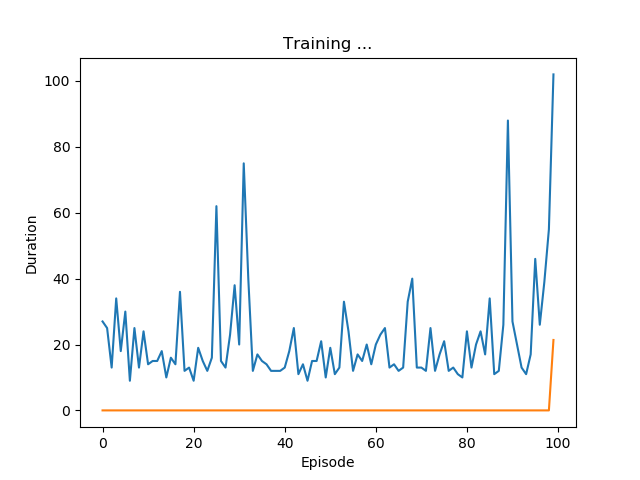

This chart was generated by the following Python code:
import gym
import math
import random
import numpy as np
import matplotlib
import matplotlib.pyplot as plt
from collections import namedtuple
from itertools import count
from PIL import Image

import torch
import torch.nn as nn
import torch.optim as optim
import torch.nn.functional as F
import torchvision.transforms as T


class ReplayMemory(object):
    def __init__(self, capacity):
        self.capacity = capacity
        self.memory = []
        self.position = 0

    def push(self, *args):
        """
        Saves a transition.
        """
        if len(self.memory) < self.capacity:
            self.memory.append(None)
        self.memory[self.position] = Transition(*args)
        self.position = (self.position + 1) % self.capacity

    def sample(self, batch_size):
        return random.sample(self.memory, batch_size)

    def __len__(self):
        return len(self.memory)


class DQN(nn.Module):
    def __init__(self):
        super(DQN, self).__init__()
        self.conv1 = nn.Conv2d(3, 16, kernel_size=5, stride=2)
        self.bn1 = nn.BatchNorm2d(16)
        self.conv2 = nn.Conv2d(16, 32, kernel_size=5, stride=2)
        self.bn2 = nn.BatchNorm2d(32)
        self.conv3 = nn.Conv2d(32, 32, kernel_size=5, stride=2)
        self.bn3 = nn.BatchNorm2d(32)
        self.head = nn.Linear(448, 2)

    def forward(self, x):
        x = F.relu(self.bn1(self.conv1(x)))
        x = F.relu(self.bn2(self.conv2(x)))
        x = F.relu(self.bn3(self.conv3(x)))

        return self.head(x.view(x.size(0), -1))


def get_cart_location():
    world_width = env.x_threshold * 2
    scale = screen_width / world_width

    return int(env.state[0] * scale + screen_width / 2.0)   # middle of cart


def get_screen():
    # transpose into torch order (CHW)
    screen = env.render(mode="rgb_array").transpose((2, 0, 1))
    # Strip off the top and bottom of the screen
    screen = screen[:, 160:320]
    view_width = 320
    cart_location = get_cart_location()

    if cart_location < view_width // 2:
        slice_range = slice(view_width)
    elif cart_location > (screen_width - view_width // 2):
        slice_range = slice(-view_width, None)
    else:
        slice_range = slice(cart_location - view_width // 2,
                            cart_location + view_width // 2)

    # Strip off the edges, so that we have a square image centered on a cart
    screen = screen[:, :, slice_range]
    # Convert to float, rescale, convert to torch tensor
    # (this doesn't require a copy)
    screen = np.ascontiguousarray(screen, dtype=np.float32) / 255
    screen = torch.from_numpy(screen)

    # Resize, and add a batch dimension (BCHW)
    return resize(screen).unsqueeze(0).to(device)


def select_action(state):
    global steps_done
    sample = random.random()
    eps_threshold = EPS_END \
            + (EPS_START - EPS_END) * math.exp(-1.0 * steps_done / EPS_DECAY)
    steps_done += 1
    if sample > eps_threshold:
        with torch.no_grad():
            return policy_net(state).max(1)[1].view(1, 1)
    else:
        return torch.tensor([[random.randrange(2)]],
                            device=device, dtype=torch.long)


def plot_durations():
    plt.figure(2)
    plt.clf()
    durations_t = torch.tensor(episode_durations, dtype=torch.float)
    plt.title("Training ...")
    plt.xlabel("Episode")
    plt.ylabel("Duration")
    plt.plot(durations_t.numpy())
    # Take 100 episode averages and plot them too
    if len(durations_t) >= 100:
        means = durations_t.unfold(0, 100, 1).mean(1).view(-1)
        means = torch.cat((torch.zeros(99), means))
        plt.plot(means.numpy())

    plt.pause(0.1)    # pause a bit so that plots are updated
    if is_ipython:
        display.clear_output(wait=True)
        display.display(plt.gcf())


def optimize_model():
    if len(memory) < BATCH_SIZE:
        return
    transitions = memory.sample(BATCH_SIZE)
    # Transpose the batch (see http://stackoverflow.com/a/19343/3343043 for
    # detailed explanation).
    batch = Transition(*zip(*transitions))

    # Compute a mask of non-final states and concatenate the batch elements
    non_final_mask = torch.tensor(tuple(map(lambda s: s is not None,
                                          batch.next_state)), device=device, dtype=torch.uint8)
    non_final_next_states = torch.cat([s for s in batch.next_state
                                                if s is not None])
    state_batch = torch.cat(batch.state)
    action_batch = torch.cat(batch.action)
    reward_batch = torch.cat(batch.reward)

    # Compute Q(s_t, a) - the model computes Q(s_t), then we select the
    # columns of actions taken
    state_action_values = policy_net(state_batch).gather(1, action_batch)

    # Compute V(s_{t+1}) for all next states.
    next_state_values = torch.zeros(BATCH_SIZE, device=device)
    next_state_values[non_final_mask] \
            = target_net(non_final_next_states).max(1)[0].detach()

    # Compute the expected Q values
    expected_state_action_values = (next_state_values * GAMMA) + reward_batch

    # Compute Huber loss
    loss = F.smooth_l1_loss(state_action_values, expected_state_action_values.unsqueeze(1))

    # Optimize the model
    optimizer.zero_grad()
    loss.backward()
    for param in policy_net.parameters():
        param.grad.data.clamp_(-1, 1)
    optimizer.step()



if __name__ == "__main__":
    env = gym.make('CartPole-v0').unwrapped

    # set up matplotlib
    is_ipython = "inline" in matplotlib.get_backend()
    if is_ipython:
        from IPython import display

    plt.ion()

    device = torch.device("cuda" if torch.cuda.is_available() else "cpu")

    Transition = namedtuple("Transition",
                            ("state", "action", "next_state", "reward"))

    resize = T.Compose([T.ToPILImage(),
                        T.Resize(40, interpolation=Image.CUBIC),
                        T.ToTensor()])

    # this is based on the code from gym
    screen_width = 600


    # env.reset()
    # plt.figure()
    # plt.imshow(get_screen().cpu().squeeze(0).permute(1, 2, 0).numpy(),
    #            interpolation='none')
    # plt.title('Example extracted screen')
    # plt.show()
    # env.close()

    BATCH_SIZE = 128
    GAMMA = 0.999
    EPS_START = 0.9     # epsilon-greedy
    EPS_END = 0.05
    EPS_DECAY = 200
    TARGET_UPDATE = 10

    policy_net = DQN().to(device)
    target_net = DQN().to(device)
    target_net.load_state_dict(policy_net.state_dict())
    target_net.eval()

    optimizer = optim.RMSprop(policy_net.parameters())
    memory = ReplayMemory(10000)

    steps_done = 0
    episode_durations = []

    # num_episodes = 50
    num_episodes = 100
    for i_episode in range(num_episodes):
        print("episode %d / %d" %(i_episode, num_episodes))
        # Initialize the environment and state
        env.reset()
        last_screen = get_screen()
        current_screen = get_screen()
        state = current_screen - last_screen
        for t in count():
            # Select and perform an action
            action = select_action(state)
            _, reward, done, _ = env.step(action.item())
            reward = torch.tensor([reward], device=device)

            # Observe new state
            last_screen = current_screen
            current_screen = get_screen()
            if not done:
                next_state = current_screen - last_screen
            else:
                next_state = None

            # Store the transition in memory
            memory.push(state, action, next_state, reward)

            # Move to the next state
            state = next_state

            # Perform one step of the optimization (on the target network)
            optimize_model()
            if done:
                episode_durations.append(t + 1)
                plot_durations()
                break

        # Update the target network
        if i_episode % TARGET_UPDATE == 0:
            target_net.load_state_dict(policy_net.state_dict())

    print("Complete")
    env.render()
    env.close()
    plt.ioff()
    plt.savefig("dqn.png")
    plt.show()
